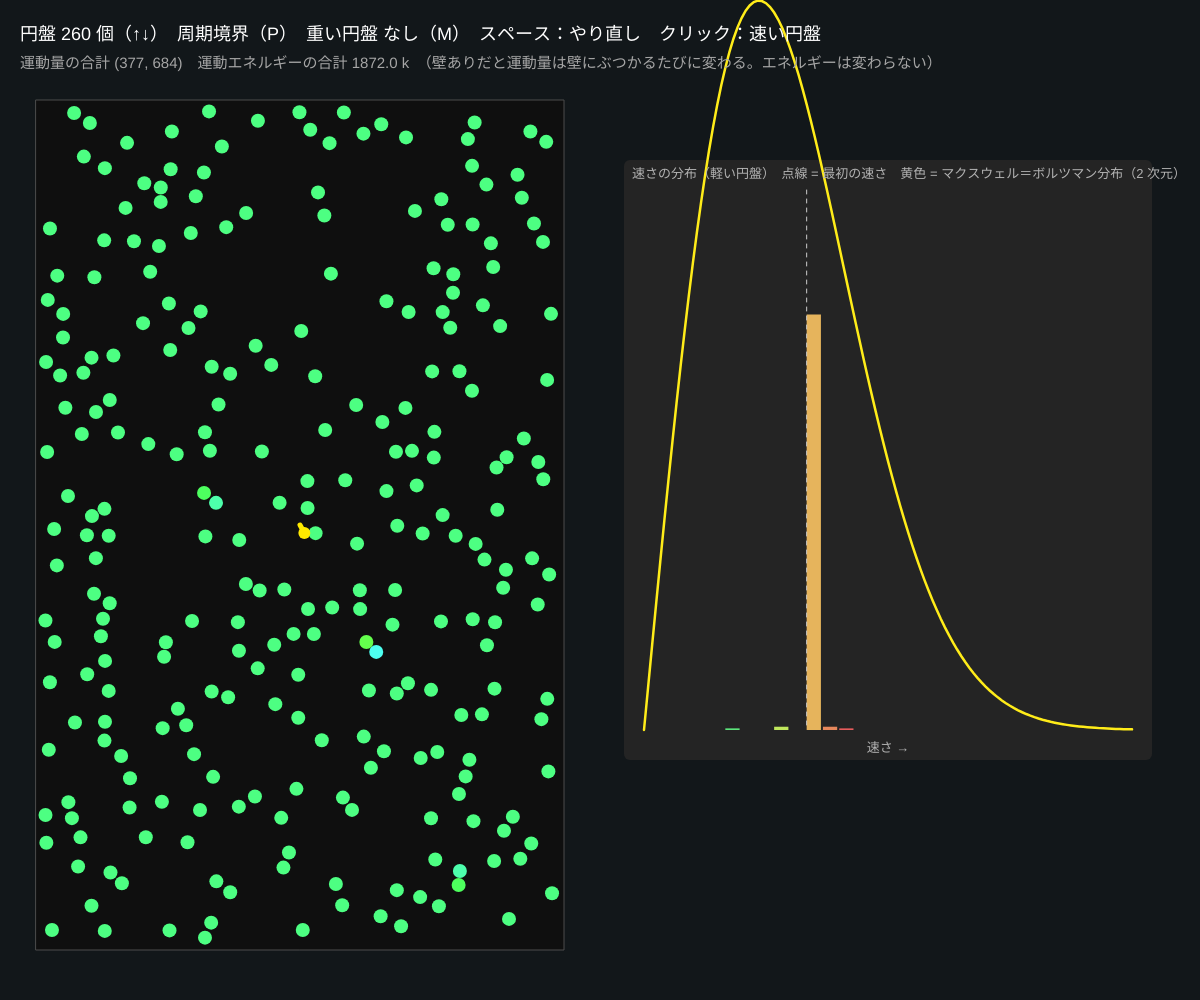
Frame 1 (no input)
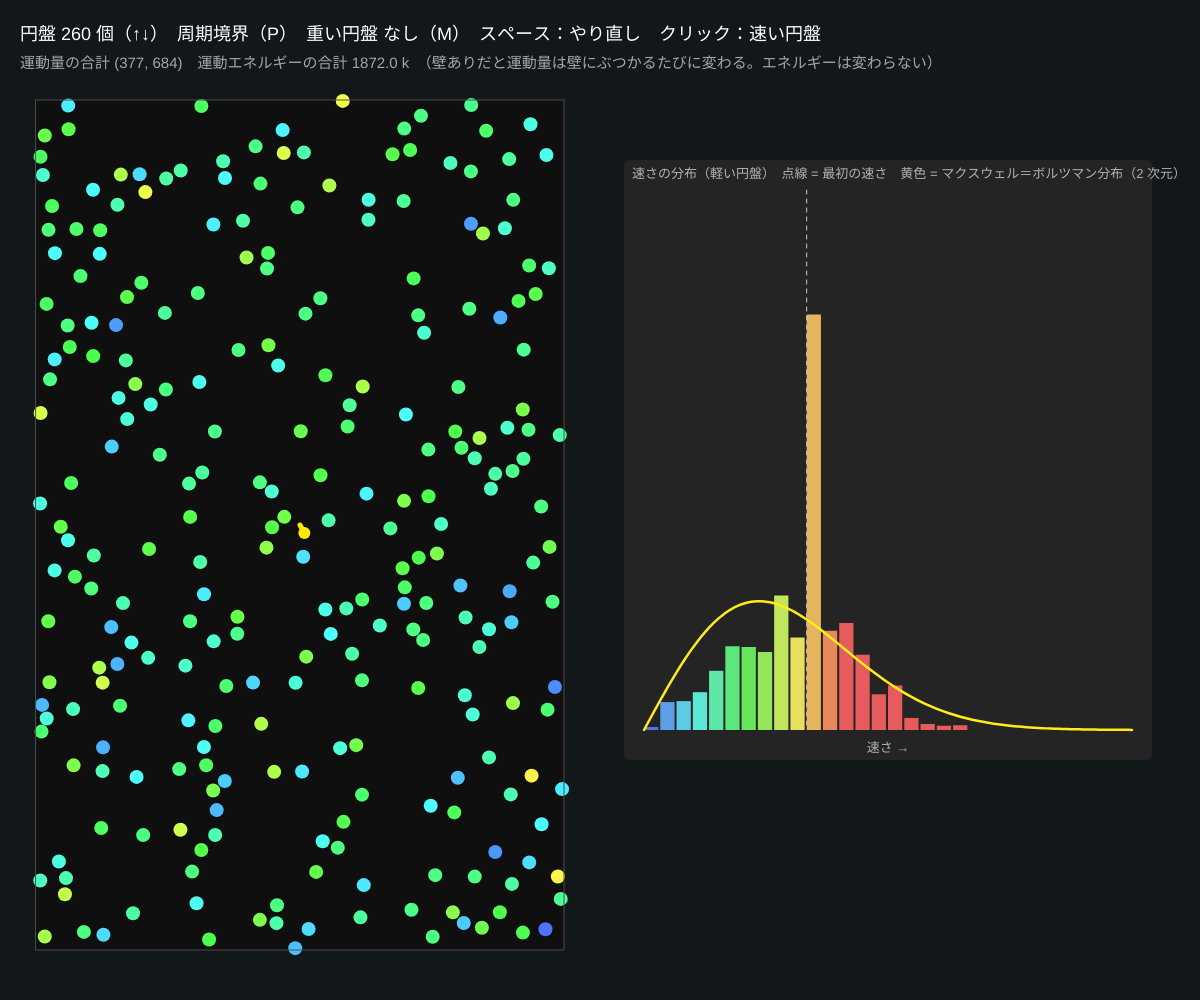
Frame 60 (no input)
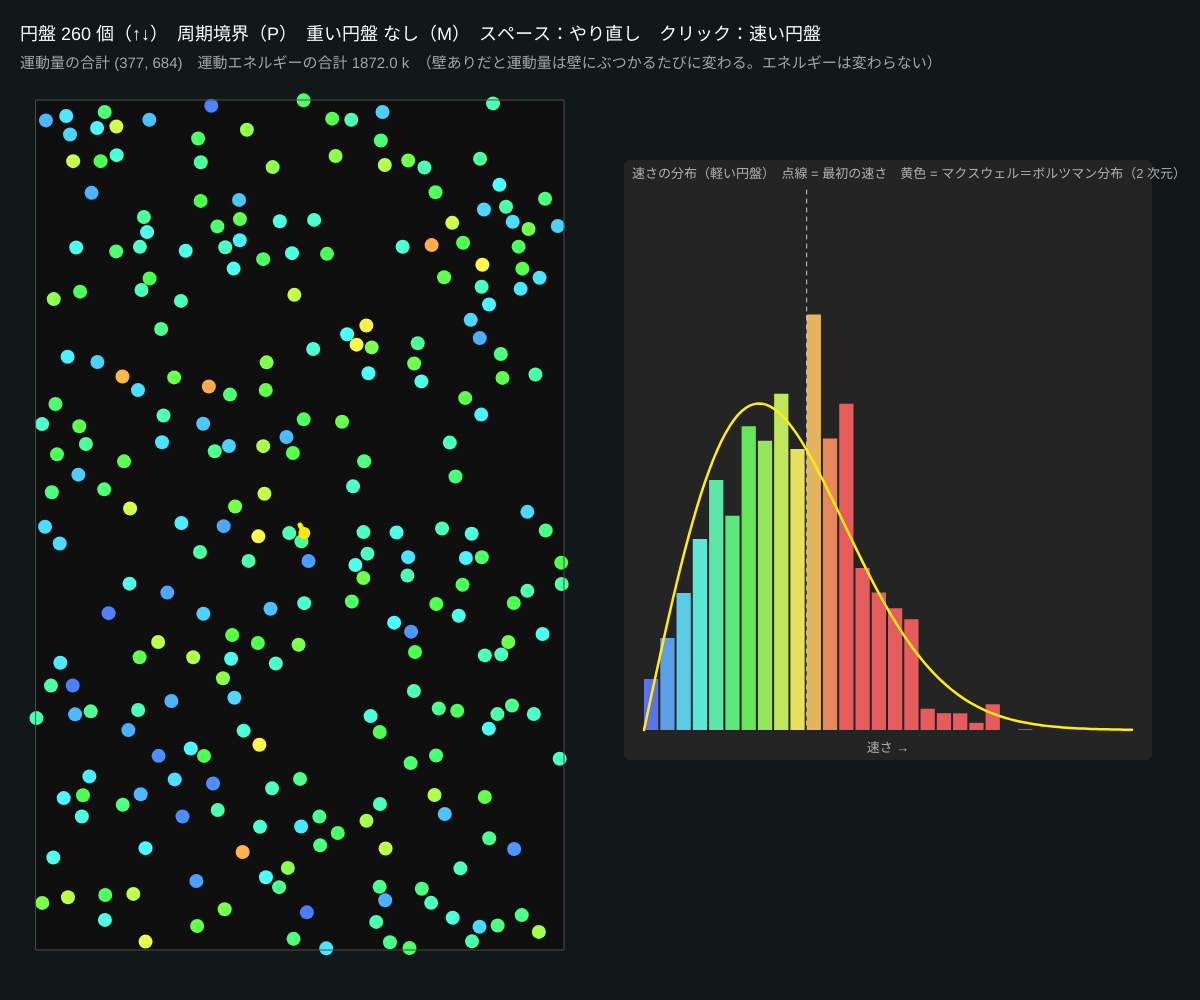
Frame 120 (the mouse pressed at the canvas centre since frame 60)

The p5.js sketch that drew these frames (run headless with seeded random() and noise() and a simulated clock; from frame 60 on, the mouse is pressed at the canvas centre):

// p5.js sketch
// ── sketch.js
// ============================================
// 04 2 次元の衝突（ビリヤード）
// たくさんの円盤が弾性衝突をくり返す。最初は全員同じ速さでも、速さの分布はやがてマクスウェル＝ボルツマン分布になる
//   運動量の合計（黄色い矢印）とエネルギーの合計は、ぶつかっても変わらない
// スペース = やり直し（全員同じ速さ）/ ↑↓ = 円盤の数 / P = 周期境界 ↔ 壁 / M = 重い円盤を混ぜる / クリック = 速い円盤を追加
// ============================================

let N = 260;               // ★ 円盤の数
let R = 7;                 // ★ 円盤の半径 [px]
let speed0 = 120;          // ★ 最初の速さ [px/s]
let periodic = true;       // 周期境界（右から出たら左から入る）なら運動量も保存
let heavy = false;
let disks = [];
let arena, cell, grid;
let hist = [];
let BINS = 30;

function setup() {
  createCanvas(windowWidth, windowHeight);
  colorMode(HSB, 360, 100, 100, 100);
  restart();
}

function restart() {
  arena = { x: width * 0.03, y: 100, w: width * 0.44, h: height - 150 };
  disks = [];
  hist = new Array(BINS).fill(0);
  let tries = 0;
  while (disks.length < N && tries++ < 20000) {
    let x = arena.x + R + Math.random() * (arena.w - 2 * R), y = arena.y + R + Math.random() * (arena.h - 2 * R);
    if (disks.some((d) => (d.x - x) ** 2 + (d.y - y) ** 2 < (2 * R + 1) ** 2)) continue;
    let a = Math.random() * TWO_PI, m = heavy && disks.length % 5 === 0 ? 4 : 1;
    disks.push({ x, y, vx: speed0 * cos(a), vy: speed0 * sin(a), m, r: m > 1 ? R * 1.6 : R });
  }
}

function draw() {
  background(200, 30, 10);
  let dt = 1 / 60, subs = 2;
  for (let s = 0; s < subs; s++) {
    for (let d of disks) {
      d.x += d.vx * dt / subs; d.y += d.vy * dt / subs;
      if (periodic) {
        if (d.x < arena.x) d.x += arena.w; if (d.x >= arena.x + arena.w) d.x -= arena.w;
        if (d.y < arena.y) d.y += arena.h; if (d.y >= arena.y + arena.h) d.y -= arena.h;
      } else {
        if (d.x < arena.x + d.r) { d.x = arena.x + d.r; d.vx = abs(d.vx); }
        if (d.x > arena.x + arena.w - d.r) { d.x = arena.x + arena.w - d.r; d.vx = -abs(d.vx); }
        if (d.y < arena.y + d.r) { d.y = arena.y + d.r; d.vy = abs(d.vy); }
        if (d.y > arena.y + arena.h - d.r) { d.y = arena.y + arena.h - d.r; d.vy = -abs(d.vy); }
      }
    }
    collideAll();
  }

  // 円盤（色 = 速さ）
  noStroke(); fill(0, 0, 6); rect(arena.x, arena.y, arena.w, arena.h);
  let px = 0, py = 0, KE = 0, M = 0;
  for (let d of disks) {
    let sp = sqrt(d.vx * d.vx + d.vy * d.vy);
    fill(map(constrain(sp, 0, speed0 * 2.5), 0, speed0 * 2.5, 230, 0), 70, 100);
    circle(d.x, d.y, d.r * 2);
    px += d.m * d.vx; py += d.m * d.vy; KE += 0.5 * d.m * sp * sp; M += d.m;
  }
  noFill(); stroke(0, 0, periodic ? 30 : 80); strokeWeight(periodic ? 1 : 3); rect(arena.x, arena.y, arena.w, arena.h);
  // ★ 運動量の合計（矢印、長さは 1 個あたりに直して表示）
  let cx = arena.x + arena.w / 2, cy = arena.y + arena.h / 2;
  stroke(55, 100, 100); strokeWeight(5); line(cx, cy, cx + px / M * 3, cy + py / M * 3);
  noStroke(); fill(55, 100, 100); circle(cx + px / M * 3, cy + py / M * 3, 12);

  drawHistogram(KE, M);

  noStroke(); fill(0, 0, 100); textSize(18);
  text('円盤 ' + disks.length + ' 個（↑↓）　' + (periodic ? '周期境界（P）' : '壁あり（P）') + '　重い円盤 ' + (heavy ? 'あり' : 'なし') + '（M）　スペース：やり直し　クリック：速い円盤', 20, 40);
  fill(0, 0, 65); textSize(15);
  text('運動量の合計 (' + nf(px, 1, 0) + ', ' + nf(py, 1, 0) + ')　運動エネルギーの合計 ' + nf(KE / 1000, 1, 1) + ' k　（壁ありだと運動量は壁にぶつかるたびに変わる。エネルギーは変わらない）', 20, 68);
}

// ★ 2 次元の弾性衝突：中心を結ぶ方向の速度成分だけを交換する（グリッドで近くだけ調べる）
function collideAll() {
  cell = R * 4; grid = new Map();
  for (let i = 0; i < disks.length; i++) {
    let d = disks[i], key2 = floor(d.x / cell) + ',' + floor(d.y / cell);
    if (!grid.has(key2)) grid.set(key2, []);
    grid.get(key2).push(i);
  }
  for (let i = 0; i < disks.length; i++) {
    let a = disks[i], gx = floor(a.x / cell), gy = floor(a.y / cell);
    for (let ox = -1; ox <= 1; ox++) for (let oy = -1; oy <= 1; oy++) {
      let list = grid.get((gx + ox) + ',' + (gy + oy));
      if (!list) continue;
      for (let j of list) {
        if (j <= i) continue;
        let b = disks[j], dx = b.x - a.x, dy = b.y - a.y, rr = a.r + b.r, d2 = dx * dx + dy * dy;
        if (d2 >= rr * rr || d2 === 0) continue;
        let dd = sqrt(d2), nx = dx / dd, ny = dy / dd;
        let rel = (b.vx - a.vx) * nx + (b.vy - a.vy) * ny;     // 近づく速さ（負なら近づいている）
        let over = (rr - dd) / 2;
        a.x -= nx * over; a.y -= ny * over; b.x += nx * over; b.y += ny * over;
        if (rel >= 0) continue;
        let J = (2 * rel) / (1 / a.m + 1 / b.m);                  // 弾性衝突の力積
        a.vx += (J / a.m) * nx; a.vy += (J / a.m) * ny;
        b.vx -= (J / b.m) * nx; b.vy -= (J / b.m) * ny;
      }
    }
  }
}

// 右：速さのヒストグラムと 2 次元のマクスウェル＝ボルツマン分布
function drawHistogram(KE, M) {
  let gx = width * 0.52, gy = height * 0.16, gw = width * 0.44, gh = height * 0.6, vmax = speed0 * 3;
  let counts = new Array(BINS).fill(0), light = disks.filter((d) => d.m === 1);
  for (let d of light) { let b = floor(sqrt(d.vx * d.vx + d.vy * d.vy) / vmax * BINS); if (b >= 0 && b < BINS) counts[b]++; }
  for (let i = 0; i < BINS; i++) hist[i] = hist[i] * 0.95 + counts[i] * 0.05;   // 少し時間平均
  noStroke(); fill(0, 0, 14); rect(gx, gy, gw, gh, 6);
  let bw = (gw - 40) / BINS, peak = max(4, max(hist) * 1.3);
  for (let i = 0; i < BINS; i++) {
    fill(map(i, 0, BINS / 2.5, 230, 0), 60, 90);
    let hh = hist[i] / peak * (gh - 60);
    rect(gx + 20 + i * bw, gy + gh - 30 - hh, bw - 2, hh);
  }
  // 理論：f(v) = (v/σ²) exp(−v²/2σ²)、σ² = kT/m（平均の運動エネルギーから）
  let mvv = light.reduce((s, d) => s + d.vx * d.vx + d.vy * d.vy, 0) / max(1, light.length);
  let s2 = mvv / 2;
  stroke(55, 90, 100); strokeWeight(2.5); noFill();
  beginShape();
  for (let i = 0; i <= 120; i++) {
    let v = (i / 120) * vmax, f = (v / s2) * exp(-v * v / (2 * s2)) * light.length * (vmax / BINS);
    vertex(gx + 20 + (v / vmax) * BINS * bw, gy + gh - 30 - f / peak * (gh - 60));
  }
  endShape();
  stroke(0, 0, 80); strokeWeight(1); drawingContext.setLineDash([4, 5]);
  let x0 = gx + 20 + (speed0 / vmax) * BINS * bw; line(x0, gy + 30, x0, gy + gh - 30);
  drawingContext.setLineDash([]);
  noStroke(); fill(0, 0, 70); textSize(13);
  text('速さの分布（軽い円盤）　点線 = 最初の速さ　黄色 = マクスウェル＝ボルツマン分布（2 次元）', gx + 8, gy + 18);
  textAlign(CENTER); text('速さ →', gx + gw / 2, gy + gh - 8); textAlign(LEFT, BASELINE);
}

function mousePressed() {
  if (mouseX > arena.x && mouseX < arena.x + arena.w && mouseY > arena.y && mouseY < arena.y + arena.h) {
    let a = Math.random() * TWO_PI;
    disks.push({ x: mouseX, y: mouseY, vx: speed0 * 4 * cos(a), vy: speed0 * 4 * sin(a), m: 1, r: R });
    if (disks.length > 600) disks.shift();
  }
}
function keyPressed() {
  if (key === ' ') restart();
  if (key === UP_ARROW) { N = min(N + 60, 500); restart(); }
  if (key === DOWN_ARROW) { N = max(N - 60, 20); restart(); }
  if (key === 'p' || key === 'P') periodic = !periodic;
  if (key === 'm' || key === 'M') { heavy = !heavy; restart(); }
}

// ---------- やってみよう ----------
// 1. スペースでやり直して、全員同じ速さ（点線に集中）から黄色い曲線になるまでの時間を見る
// 2. 円盤を減らす（20 個）と分布になるまで時間がかかる。なぜ？（ぶつかる回数）
// 3. M で重い円盤を混ぜる。重い円盤は遅く、軽い円盤は速くなる。でも ½mv² の平均は同じ（エネルギー等分配）
// 4. 1 個だけ速い円盤をクリックで入れると、その速さは全体に広がっていく（熱が伝わる）
